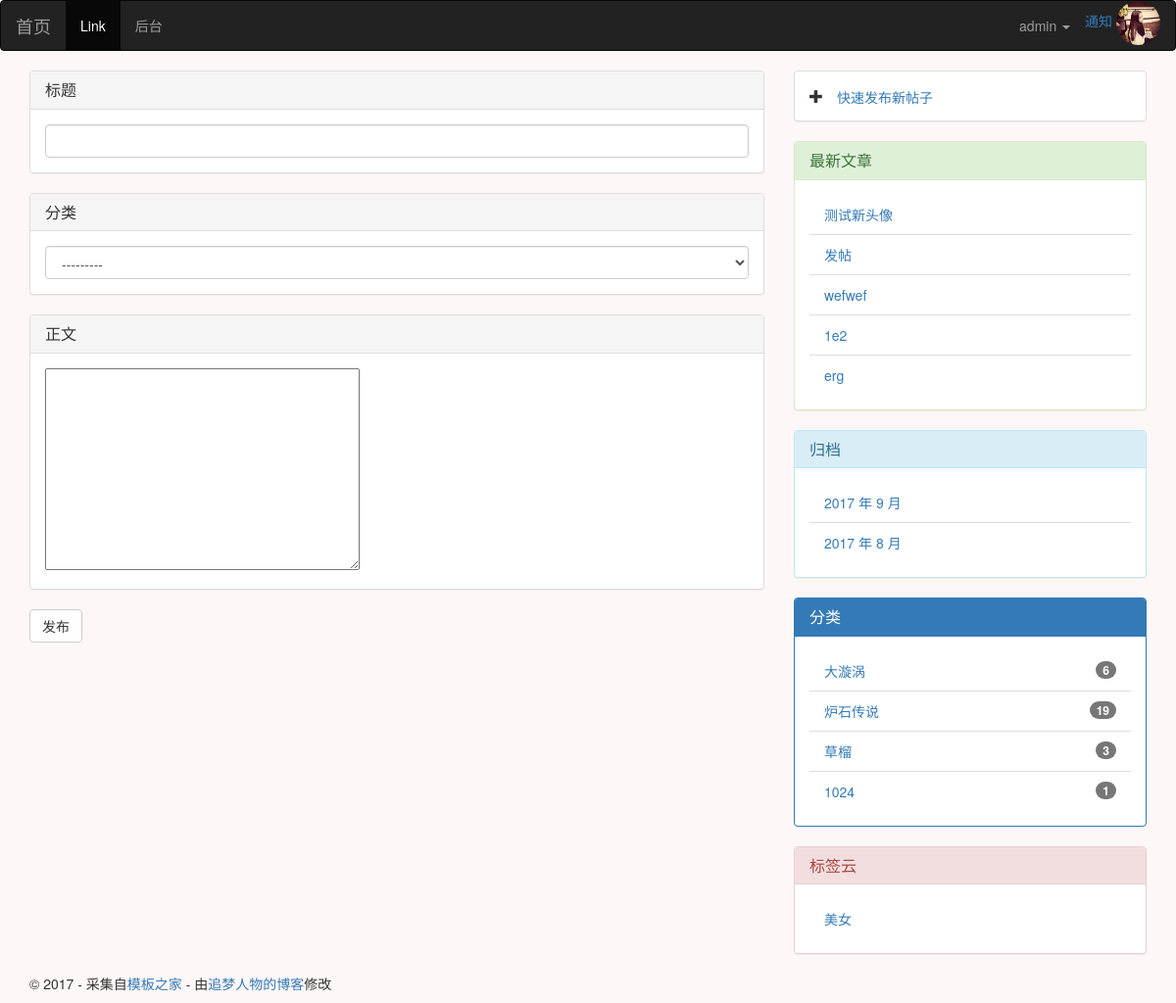
/new/ (signed in), run on the app's committed database.
### users/models.py (models this page shows)
class User(AbstractUser):
    nickname = models.CharField(max_length=50, blank=True)
    avatar = ProcessedImageField(upload_to='avatar',
                                 default='avatar/default.png',
                                 verbose_name='头像',
                                 processors=[ResizeToFill(150, 150)], )
    print(avatar)
    def avatar_url(self):
        avatar_name = self.avatar.name.rsplit('/', 1)[-1]
        if avatar_name == 'default.png':
            if self.socialaccount_set.exists():
                return self.socialaccount_set.first().get_avatar_url()
        return self.avatar.url

### blog/models.py (models this page shows, shortened)
class Post(models.Model):
    title = models.CharField(max_length=255)
    def get_absolute_url(self):
        return reverse('blog:detail', kwargs={'pk': self.pk})
    body = RichTextUploadingField(verbose_name='正文')
    views = models.PositiveIntegerField(default=0)
    excerpt = models.CharField(max_length=200, blank=True)
    created_time = models.DateTimeField(auto_now_add=True)
    modified_time = models.DateTimeField(auto_now_add=True)
    category = models.ForeignKey(Category)
    tags = models.ManyToManyField(Tag, blank=True)
    author = models.ForeignKey(User)
    class Meta:
        ordering = ['-created_time']

class Category(models.Model):
    name = models.CharField(max_length=100)
    def __str__(self):
        return self.name

class Tag(models.Model):
    name = models.CharField(max_length=70)

### blog/views.py (the view)
# urls.py: url(r'^new/$', views.PostCreateView.as_view(), name='post_new'),
class PostCreateView(UserFormKwargsMixin, CreateView):
    form_class = PostCreateForm
    template_name = 'blog/newpost.html'

### blog/forms.py (shortened to what this page needs)
class PostCreateForm(forms.ModelForm):
    class Meta:
        model = Post
        fields = ('title', 'body', 'category', 'tags')
        widgets = {
            'title': TextInput(attrs={'class':'form-control'}),
            'category':Select(attrs={'class': 'form-control'}),
        }
    def __init__(self, *args, **kwargs):
        self.user = kwargs.pop('user', None)
        super().__init__(*args, **kwargs)

### blog/templatetags/blog_tags.py (called while the page is built)
@register.simple_tag              # 将函数注册为模板
def get_recent_posts(num=5):
    return Post.objects.all().order_by('-created_time')[:num]

@register.simple_tag
def archives():
    return Post.objects.dates('created_time', 'month', order='DESC')

@register.simple_tag
def get_categories():
    return Category.objects.annotate(num_posts=Count('post')).filter(num_posts__gt=0)

@register.simple_tag
def get_tag():
    return Tag.objects.all()

### templates/blog/newpost.html (shortened to what this page needs)
{% extends 'blog/base.html' %}
{% load staticfiles %}
{% block main %}
    <form method="POST" class="post-form">{% csrf_token %}
        <div class="panel panel-default">
        <div class="panel-heading">
        <h3 class="panel-title">标题</h3>
        </div>
        <div class="panel-body">
        {{ form.title }}
        </div>
        </div>
          <div class="panel panel-default">
        <div class="panel-heading">
        <h3 class="panel-title">分类</h3>
        </div>
        <div class="panel-body">
        {{ form.category }}
        </div>
        </div>
         <div class="panel panel-default">
        <div class="panel-heading">
        <h3 class="panel-title">正文</h3>
        </div>
        <div class="panel-body">
        {{ form.body}}
        </div>
        </div>
        <button type="submit" class="save btn btn-default">发布</button>
    </form>
{% endblock main %}

### templates/blog/base.html (shortened to what this page needs)
{% load staticfiles %}
{% load blog_tags %}
{% load notifications_tags %}
<!DOCTYPE html>
<html>
<head>
    <link rel="stylesheet" href="//cdn.bootcss.com/bootstrap/3.3.7/css/bootstrap.min.css">
    <link rel="stylesheet" href="{% static 'blog/css/custom.css' %}">
    <link rel="stylesheet" href="{% static 'blog/css/prism.css' %}">
    <link rel="stylesheet" href="{% static 'easy_comment/css/comment.css' %}">
    <link rel="stylesheet" href="{% static 'easy_comment/css/prism.css' %}">
</head>
<body class="body-qiansebeijing">
<nav class="navbar navbar-inverse">
    <div class="container-fluid">
        <div class="navbar-header">
            <a class="navbar-brand" href="{% url 'blog:index' %}">首页</a>
        </div>
        <div class="collapse navbar-collapse" id="bs-example-navbar-collapse-1">
            <ul class="nav navbar-nav">
                <li class="active"><a href="#">Link <span class="sr-only">(current)</span></a></li>
                <li><a href="admin/" data-hover="后台">后台</a></li>
            </ul>
            <ul class="nav navbar-nav navbar-right">
                {% if user.is_authenticated %}
                <a href="/notifications/">通知 </a>
                <img width="45" height="45" src="{{ user.avatar_url }}" class="img-circle" alt="Responsive image">
                <li class="dropdown">
                    <a href="#" class="dropdown-toggle" data-toggle="dropdown" role="button" aria-haspopup="true"
                       aria-expanded="false">{{ user.username }} <span class="caret"></span></a>
                </li>
                {% else %}
                <li><a href="{% url 'account_login' %}?next={{ request.path }}" data-hover="登录">登录</a></li>
                <li><a href="{% url 'account_signup' %}?next={{ request.path }}" data-hover="注册">注册</a></li>
                {% endif %}
            </ul>
        </div>
    </div>
</nav>
<div class="content-body">
    <div class="container">
        <div class="row">
            <main class="col-md-8">
                {% block main %}
                {% endblock main %}
            </main>
            <aside class="col-md-4">
                {% if user.is_authenticated %}
                <div class="panel panel-default">
                    <div class="panel-body">
                        <span class="glyphicon glyphicon-plus"><a href="{% url 'blog:post_new' %}"> 快速发布新帖子</a></span>
                    </div>
                </div>
                {% endif %}
                <div class="panel panel-success">
                    <div class="panel-heading">
                        <h3 class="panel-title">最新文章</h3>
                    </div>
                    {% get_recent_posts as recent_post_list %}
                    <ul class="list-group panel-body">
                        {% for post in recent_post_list %}
                        <li class="list-group-item">
                            <a href="{{ post.get_absolute_url }}">{{ post.title }}</a>
                        </li>
                        {% endfor %}
                    </ul>
                </div>
                <div class="panel panel-info">
                    <div class="panel-heading">
                        <h3 class="panel-title">归档</h3>
                    </div>
                    {% archives as date_list %}
                    <ul class="list-group panel-body">
                        {% for date in date_list %}
                        <li class="list-group-item">
                            <a href="#">{{date.year}} 年 {{date.month}} 月</a>
                        </li>
                        {% empty %}
                        暂无归档
                        {% endfor %}
                    </ul>
                </div>
                <div class="panel panel-primary">
                    <div class="panel-heading">
                        <h3 class="panel-title">分类</h3>
                    </div>
                    {% get_categories as category_list %}
                    <ul class="list-group panel-body">
                        {% for category in category_list %}
                        <li class="list-group-item">
                            <span class="badge">{{ category.num_posts}}</span>
                            <a href="{% url 'blog:category' category.pk %}">{{category.name}}</a>
                        </li>
                        {% endfor %}
                    </ul>
                </div>
                <div class="panel panel-danger">
                    <div class="panel-heading">
                        <h3 class="panel-title">标签云</h3>
                    </div>
                    {% get_tag as tag_list %}
                    <ul class="list-group panel-body">
                        {% for Tag in tag_list %}
                        <li class="list-group-item">
                            <a href="{% url 'blog:tag' Tag.pk %}">{{Tag.name}}</a>
                        </li>
                        {% endfor %}
                    </ul>
                </div>
            </aside>
        </div>
    </div>
</div>
<footer id="site-footer">
    <div class="container">
        <div class="row">
            <div class="col-md-12">
                <p class="copyright">&copy 2017 - 采集自<a href="http://www.cssmoban.com/"
                                                        target="_blank" title="模板之家">模板之家</a>
                    - 由<a href="http://zmrenwu.com/" title="网页模板" target="_blank">追梦人物的博客</a>修改
                </p>
            </div>
        </div>
    </div>
</footer>
</body>
</html>

### blog/static/blog/css/custom.css (style rules this page uses)
.body-qiansebeijing { background-color: #fef7f7; }

### data on the page
User: avatar_url (picture), username "admin"
Post: title "测试新头像"
Post: title "发帖"
Post: title "wefwef"
Post: title "1e2"
Post: title "erg"
Category: num_posts "6", name "大漩涡"
Category: num_posts "19", name "炉石传说"
Category: num_posts "3", name "草榴"
Category: num_posts "1", name "1024"
Tag: name "美女"

### other printed values
{{ date.year }} "2017" "2017"
{{ date.month }} "9" "8"
